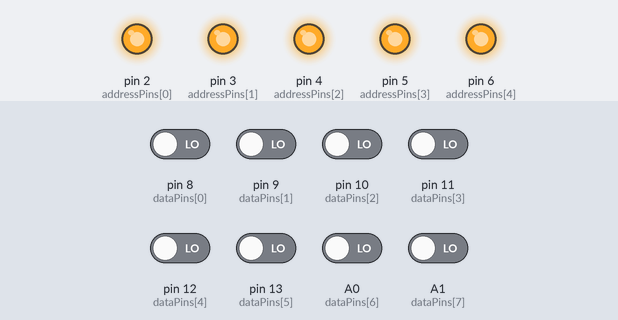
The sketch below on a simulated Arduino Uno, built with avr-gcc and run on an emulated ATmega328P. On the bench: output pins drawn as LEDs (lit = HIGH). Inputs (shaded band) come from the test bench; at power-on: A0 (dataPins[6]), A1 (dataPins[7]), pin 8 (dataPins[0]), pin 9 (dataPins[1]), pin 10 (dataPins[2]), pin 11 (dataPins[3]), pin 12 (dataPins[4]), pin 13 (dataPins[5]) LOW. Pins used as bus, display or sensor lines are not drawn; what the sketch prints to the serial monitor is not drawn. At 0.5 s the program stops and its outputs stay as they are.

Above: at 0.5 s.
Timing chart, 0 to 2.0 s (numbered marks = the images above):
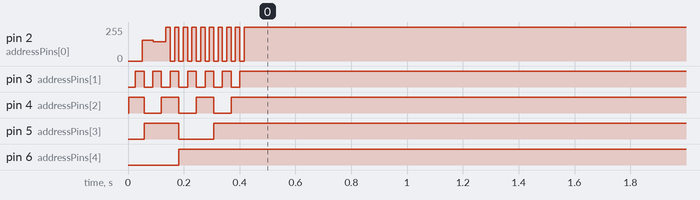

The sketch:

PROM_Dumper.ino
```cpp
// ROM VCC-> Ard 5V  - 5 Volts
// ROM GND-> Ard GND - Ground
// ROM A0 -> Ard 2   - Address
// ROM A1 -> Ard 3   - Address
// ROM A2 -> Ard 4   - Address
// ROM A3 -> Ard 5   - Address
// ROM A4 -> Ard 6   - Address
const int addressPins[] = {2, 3, 4, 5, 6};
// ROM G| -> Ard 7   - Output Enable
const int oePin = 7;
// ROM Q0 -> Ard 8   - Output
// ROM Q1 -> Ard 9   - Output
// ROM Q2 -> Ard 10  - Output
// ROM Q3 -> Ard 11  - Output
// ROM Q4 -> Ard 12  - Output
// ROM Q5 -> Ard 13  - Output
// ROM Q6 -> Ard A0  - Output
// ROM Q7 -> Ard A1  - Output
const int dataPins[] = {8, 9, 10, 11, 12, 13, A0, A1};

void setup() {
  // Initialize address pins as outputs
  for (int i = 0; i < 5; i++) {
    pinMode(addressPins[i], OUTPUT);
  }

  // Initialize data pins as inputs
  for (int i = 0; i < 8; i++) {
    pinMode(dataPins[i], INPUT);
  }

  // Initialize control pin
  pinMode(oePin, OUTPUT);

  // Set control pin to default state
  digitalWrite(oePin, HIGH); // Disable output

  Serial.begin(9600); // Start serial communication
}

void loop() {
  // Enable output
  digitalWrite(oePin, LOW);

  // Loop through all addresses (32 addresses for 32x8 ROM)
  for (unsigned int address = 0; address < 32; address++) {
    // Set address pins
    for (int i = 0; i < 5; i++) {
      digitalWrite(addressPins[i], (address >> i) & 1);
    }

    delayMicroseconds(1); // Small delay for address to settle

    // Read data pins
    byte data = 0;
    for (int i = 0; i < 8; i++) {
      data |= digitalRead(dataPins[i]) << i;
    }

    // Create Intel HEX record
    byte recordLength = 1; // 1 byte of data
    byte recordType = 0; // Data record
    byte checksum = recordLength + (address >> 8) + (address & 0xFF) + recordType + data;
    checksum = ~checksum + 1;

    // Output Intel HEX formatted string
    Serial.print(":");
    printHex(recordLength);
    printHex((address >> 8) & 0xFF);
    printHex(address & 0xFF);
    printHex(recordType);
    printHex(data);
    printHex(checksum);
    Serial.println();
  }

  // Disable output
  digitalWrite(oePin, HIGH);

  while (true); // Stop after one pass
}

void printHex(byte value) {
  if (value < 16) {
    Serial.print('0');
  }
  Serial.print(value, HEX);
}
```

Measured:
- by itself, pin 3 (addressPins[1]): alternates HIGH for 0.03 s and LOW for 0.03 s, 13 changes in all, then stays HIGH
- by itself, pin 4 (addressPins[2]): alternates HIGH for 0.06 s and LOW for 0.06 s, 7 changes in all, then stays HIGH
- by itself, pin 5 (addressPins[3]): LOW → HIGH at 0.06 s, → LOW 0.12 s later, → HIGH 0.12 s later
- by itself, pin 6 (addressPins[4]): LOW → HIGH at 0.18 s
